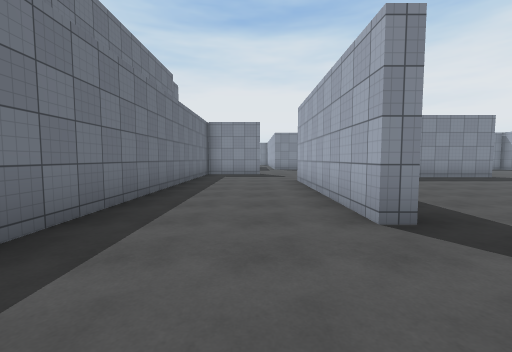
View 1 (above)

12 first-person views from a walk through a Unity game level. The camera is 1.4 m above the floor, tilts 4° down and sees 90° across. The floor is counted in squares, 2 m on a side. Each view is taken from the middle of a square. On the plan, view 1 faces up. The plan holds only what a view shows up to about 9 squares ahead; the rest is blank. The place goes on beyond the plan. The player is left out. Some animated figures are not drawn. Surface patterns are stand-ins for the level's own textures.

View 2
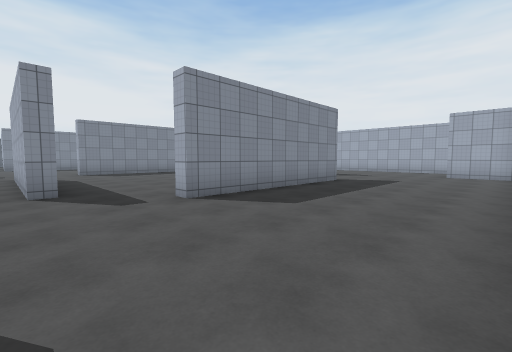

View 3
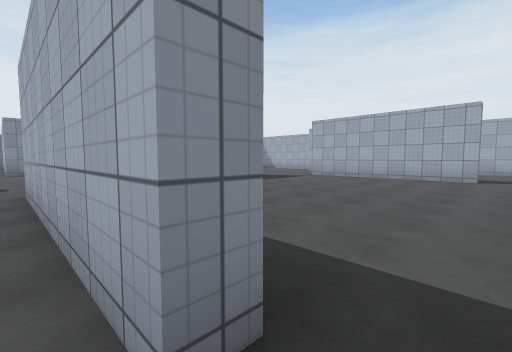

View 4
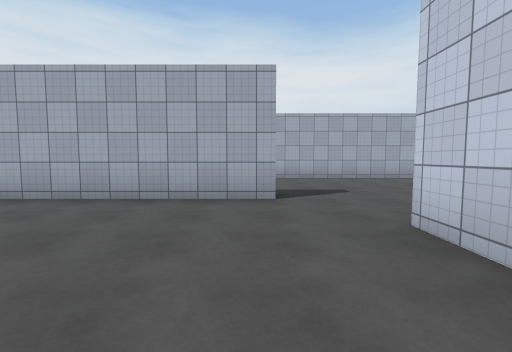

View 5
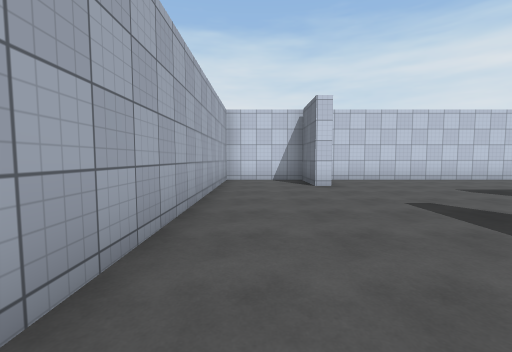

View 6
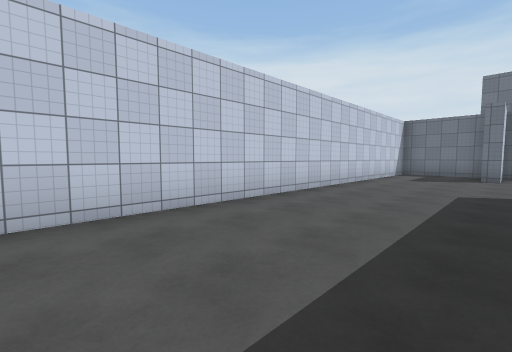

View 7
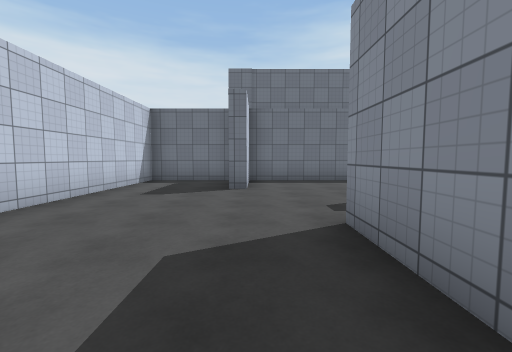

View 8
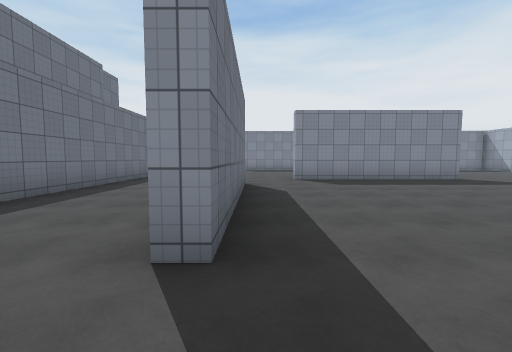

View 9
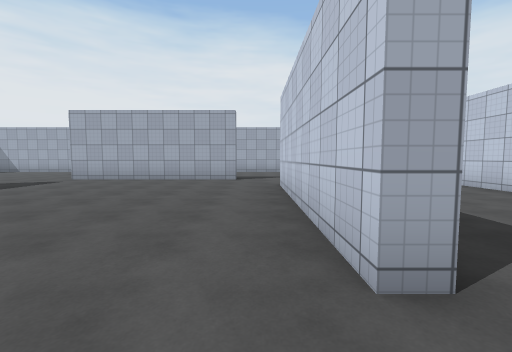

View 10
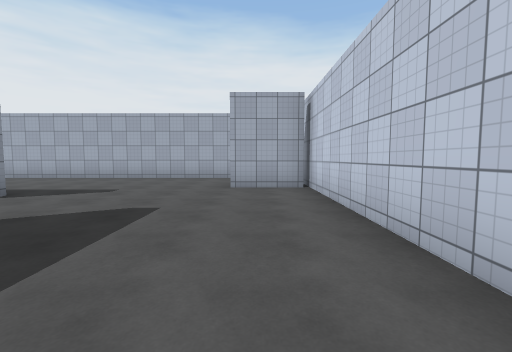

View 11
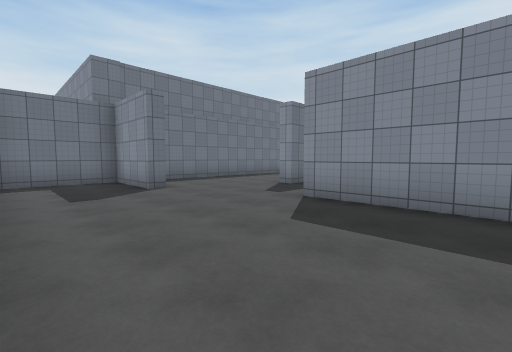

View 12
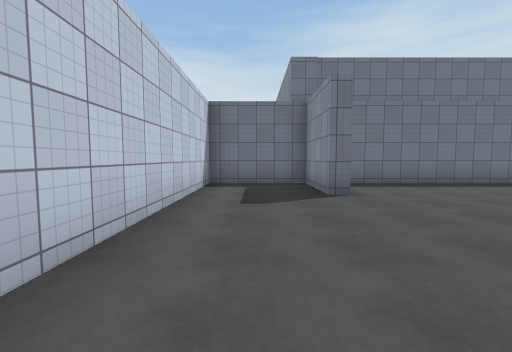

### Floor plan
Points are (right, up) in squares from view 1. A wall is a line through its corners. A room is listed if a view was taken in it or the views show most of it. See-through windows are left out.
Room 1 (views 1, 2, 3, 5, 6, 7, 8, 9, 10, 11, 12)
walls: (8.6, 1) (3.3, 1) (3.3, 1.4); (10.3, 2.6) (10.3, 3.6); (1.7, 2.7) (1.3, 2.7) (1.3, 8); (12.1, -3.2) (12.1, -1.4) (12.5, -1.4) (12.5, -3.1); (-2.1, 10.1) (-2.1, -0.2) (0.2, -0.2) (0.2, -0.6) (-2.1, -0.6) (-2.1, -3.3) (14.9, -3.3) (14.9, 6.9)
ways out: opening at (3, 2) to room 2; opening at (9.7, 2) to room 2; opening at (0.5, 9.5)
Room 2 (view 4)
walls: (3.3, 1.4) (8.8, 1.4); (10.3, 3.6) (10.3, 8.1); (8.8, 9.3) (3.2, 9.3); (1.7, 8.1) (1.7, 2.7)
ways out: opening at (3, 2) to room 1; opening at (9.7, 2) to room 1; opening at (3, 9); opening at (9.5, 9)

Where each view was taken, in squares from view 1:
view 1: 0 up, 0 right, facing up
view 2: 3 down, 1 right, facing up-right
view 3: 2 up, 1 right, facing up-right
view 4: 3 up, 6 right, facing right
view 5: 5 up, 14 right, facing down
view 6: 0 up, 10 right, facing down-left
view 7: 0 up, 6 right, facing left
view 8: 1 up, 2 right, facing up
view 9: 2 up, 2 right, facing right
view 10: 2 down, 6 right, facing right
view 11: 3 down, 6 right, facing up-left
view 12: 2 down, 5 right, facing left
